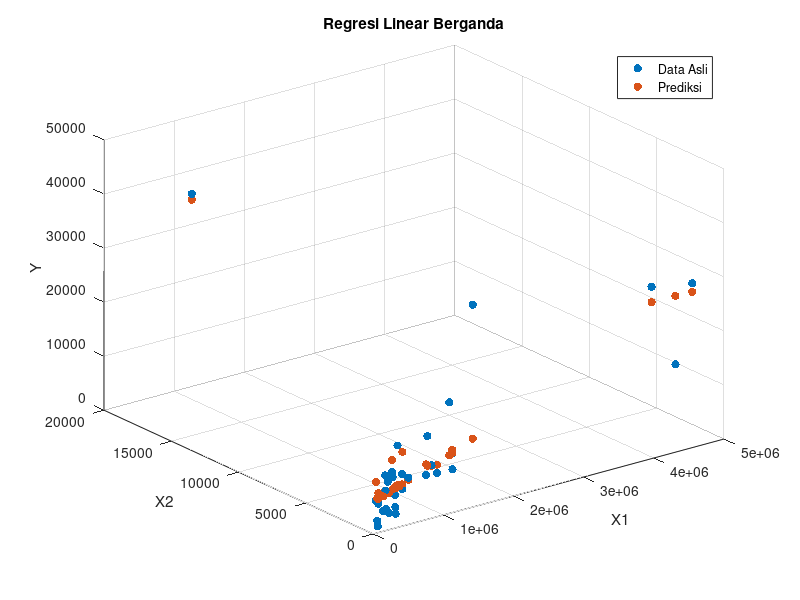

This figure's MATLAB source:
clc
% membuat matriks untuk X1, X2, dan Y
X1 = [848440; 1455950; 371560; 515400; 289800; 1101190; 328610; 1169600; 72760; 120410; 384300; 4224330; 4506890; 494940; 4703300; 658110; 178180; 804440; 1149920; 381350; 143490; 195700; 212920; 202820; 420520; 807030; 326860; 203190; 327720; 74680; 225800; 911330];
X2 = [88; 193; 125; 75; 69; 89; 96; 237; 85; 247; 15478; 1339; 1037; 1188; 817; 1263; 727; 264; 107; 33; 17; 105; 27; 176; 47; 184; 67; 102; 37; 37; 9; 10];
Y = [9646; 37102; 14921; 8520; 9424; 20368; 5904; 10485; 2094; 4885; 43842; 29351; 14353; 8348; 28902; 4570; 4764; 7779; 7813; 7311; 3712; 7211; 8896; 9923; 9602; 15071; 3756; 3763; 2559; 1096; 3123; 8103];

% membuat matriks X dengan menambahkan kolom X0 = 1
X = [ones(size(X1)) X1 X2];

% mencari koefisien regresi linear berganda dengan metode normal equation
B = (X' * X) \ (X' * Y);
disp('Ahmad Kubagus Subkhi C2C021064')
% menampilkan hasil koefisien regresi linear berganda
disp(['Nilai koefisien regresi linear berganda:']);
disp(['Intercept (a) = ' num2str(B(1))]);
disp(['Koefisien regresi untuk X1 (B1) = ' num2str(B(2))]);
disp(['Koefisien regresi untuk X2 (B2) = ' num2str(B(3))]);

% mencari nilai Y hat dengan menggunakan hasil koefisien regresi linear berganda
Y_hat = X * B;

% menampilkan hasil prediksi Y
disp(['Hasil prediksi Y:']);
disp(Y_hat);

% Membuat plot 3D
figure
scatter3(X1,X2,Y,'filled')
hold on
scatter3(X1,X2,Y_hat,'filled')
xlabel('X1')
ylabel('X2')
zlabel('Y')
title('Regresi Linear Berganda')
legend('Data Asli','Prediksi')
hold off




